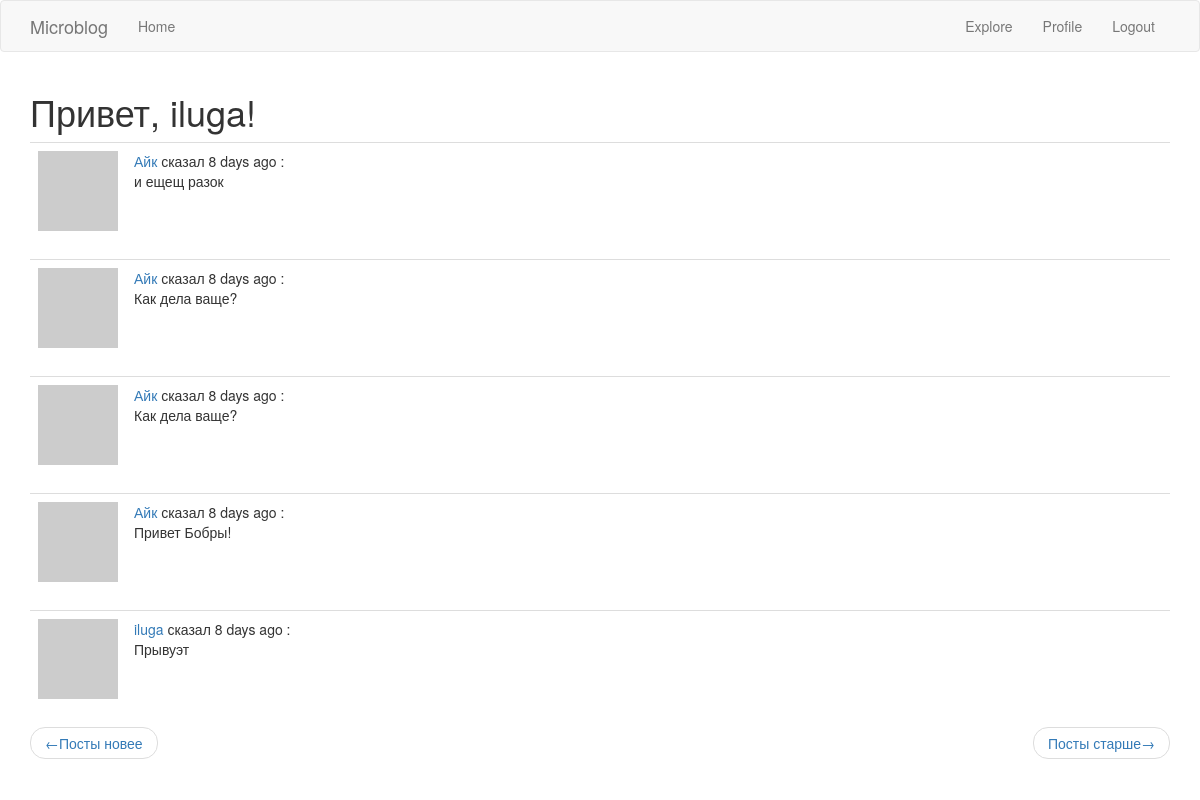
Screenshot of /explore?page=2 (signed in) with the database file from the repository.
### app/models.py (models this page shows, shortened)
class User(UserMixin, db.Model):
    id = db.Column(db.Integer, primary_key=True)
    username = db.Column(db.String(64), index=True, unique=True)
    email = db.Column(db.String(120), index=True, unique=True)
    password_hash = db.Column(db.String(128))
    posts = db.relationship('Post', backref='author', lazy='dynamic')
    about_me = db.Column(db.String(140))
    last_seen = db.Column(db.DateTime, default=datetime.utcnow)
    followed = db.relationship(
        'User', secondary = followers,
        primaryjoin = (followers.c.follower_id == id),
        secondaryjoin = (followers.c.followed_id == id),
        backref = db.backref('followers', lazy='dynamic'), lazy='dynamic')
    def avatar(self, size):
        digest = md5(self.email.lower().encode('utf-8')).hexdigest()
        return 'https://www.gravatar.com/avatar/{}?d=identicon&s={}'.format(digest, size)

class Post(db.Model):
    id = db.Column(db.Integer, primary_key=True)
    body = db.Column(db.String(140))
    timestamp = db.Column(db.DateTime, index=True, default=datetime.utcnow)
    user_id = db.Column(db.Integer, db.ForeignKey('user.id'))

### app/routes.py (the view)
@app.route('/explore')
@login_required
def explore():
    page = request.args.get('page', 1, type=int)
    posts = Post.query.order_by(Post.timestamp.desc()).paginate(page, app.config['POSTS_PER_PAGE'], False)
    next_url = url_for('explore', page=posts.next_num) if posts.has_next else None
    prev_url = url_for('explore', page=posts.prev_num) if posts.has_prev else None
    return render_template('index.html', title='Explore', posts=posts.items,
                           next_url=next_url, prev_url=prev_url)

### app/models.py (called while the page is built)
@login.user_loader
def load_user(id):
    return User.query.get(int(id))

### app/routes.py (called while the page is built)
@app.before_request
def before_request():
    if current_user.is_authenticated:
        current_user.last_seen = datetime.utcnow()
        db.session.commit()

### app/templates/index.html (shortened to what this page needs)
{% extends 'base.html' %}
{% import 'bootstrap/wtf.html' as wtf %}
{% block app_content %}
    <h1>Привет, {{ current_user.username }}!</h1>
    {% for post in posts %}
       {% include '_post.html' %}
    {% endfor %}
    <nav aria-label="...">
        <ul class="pager">
            <li class="previous {% if not prev_url %} disabled {% endif %}">
                <a href="{{ prev_url or '#' }}">
                    <span aria-hidden="true">&larr;</span>Посты новее
                </a>
            </li>
            <li class="next{% if not next_url %} disabled {% endif %}">
                <a href="{{ next_url or '#' }}">
                    <span aria-hidden="true">Посты старше</span>&rarr;
                </a>
            </li>
        </ul>
    </nav>
{% endblock %}

### app/templates/_post.html
<table class="table table-hover">
    <tr>
        <td width="70px">
            <a href="{{ url_for('user', username=post.author.username) }}">
            <img src="{{ post.author.avatar(36) }}">
        </a>
        </td>
        <td>
            <a href="{{ url_for('user', username=post.author.username) }}">
            {{ post.author.username }}
            </a>
            сказал {{ moment(post.timestamp).fromNow() }} : <br>
            {{ post.body }}
        </td>
    </tr>
</table>

### rows the page displays
User: username "iluga"
Post: author.username "Айк", timestamp "8 days ago", body "и ещещ разок"
Post: author.username "Айк", timestamp "8 days ago", body "Как дела ваще?"
Post: author.username "Айк", timestamp "8 days ago", body "Как дела ваще?"
Post: author.username "Айк", timestamp "8 days ago", body "Привет Бобры!"
Post: author.username "iluga", timestamp "8 days ago", body "Прывуэт"
